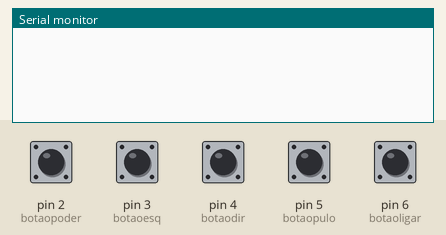
Simulated run of this sketch. Board: Arduino Uno, built with avr-gcc and run on an emulated ATmega328P. Parts: the last lines printed to the serial monitor. Inputs (shaded band) come from the test bench; at power-on: pin 2 (botaopoder), pin 3 (botaoesq), pin 4 (botaodir), pin 5 (botaopulo), pin 6 (botaoligar) HIGH.

Above: at 1.3 s.
1.4 s: pin 2 (botaopoder) pulled LOW for 0.3 s
At 2.6 s:
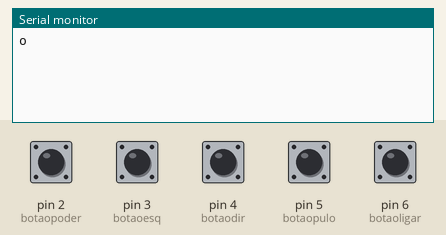
3.2 s: pin 3 (botaoesq) pulled LOW for 0.3 s
At 4.5 s:
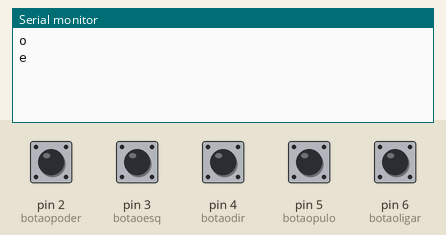
5.0 s: pin 4 (botaodir) pulled LOW for 0.3 s
At 6.0 s:
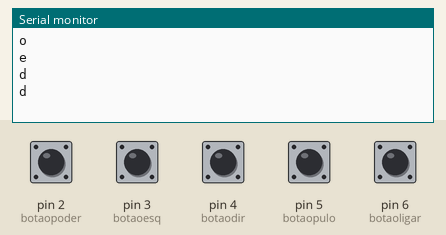
6.8 s: pin 5 (botaopulo) pulled LOW for 0.3 s
At 8.0 s:
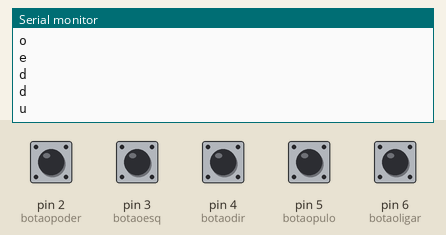
8.6 s: pin 6 (botaoligar) pulled LOW for 0.3 s
At 9.9 s:
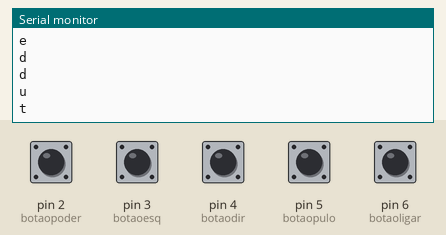

Measured:
- after the input at 1.4 s, the serial monitor: prints a new line after 0.10 s (image 1)
- after the input at 3.2 s, the serial monitor: prints a new line after 0.05 s (image 2)
- after the input at 5.0 s, the serial monitor: prints a new line at once (image 3)
- after the input at 6.8 s, the serial monitor: prints a new line after 0.20 s (image 4)
- after the input at 8.6 s, the serial monitor: prints a new line after 0.15 s (image 5)

The sketch:

ArduinoCode.ino
```cpp
const int botaoesq = 3;
const int botaodir = 4;
const int botaopoder = 2;
const int botaopulo = 5;
const int botaoligar = 6;

int estadoesq = 0;
int estadodir = 0;
int estadopoder = 0;
int estadopulo = 0;
int estadoligar = 0;

void setup() {
  Serial.begin(9600);

  pinMode(botaoesq, INPUT_PULLUP);
  pinMode(botaodir, INPUT_PULLUP);
  pinMode(botaopoder, INPUT_PULLUP);
  pinMode(botaopulo, INPUT_PULLUP);
  pinMode(botaoligar, INPUT_PULLUP);
}

void loop() {
  estadoesq = digitalRead(botaoesq);
  estadodir = digitalRead(botaodir);
  estadopoder = digitalRead(botaopoder);
  estadopulo = digitalRead(botaopulo);
  estadoligar = digitalRead(botaoligar);

  if(estadoesq == LOW){
    Serial.println('e');
  }
  if(estadodir == LOW){
    Serial.println('d');
  }
  if(estadopoder == LOW){
    Serial.println('o');
  }
  if(estadopulo == LOW){
    Serial.println('u');
  }
  if(estadoligar == LOW){
    Serial.println('t');
  }
  delay(250);
}
```
